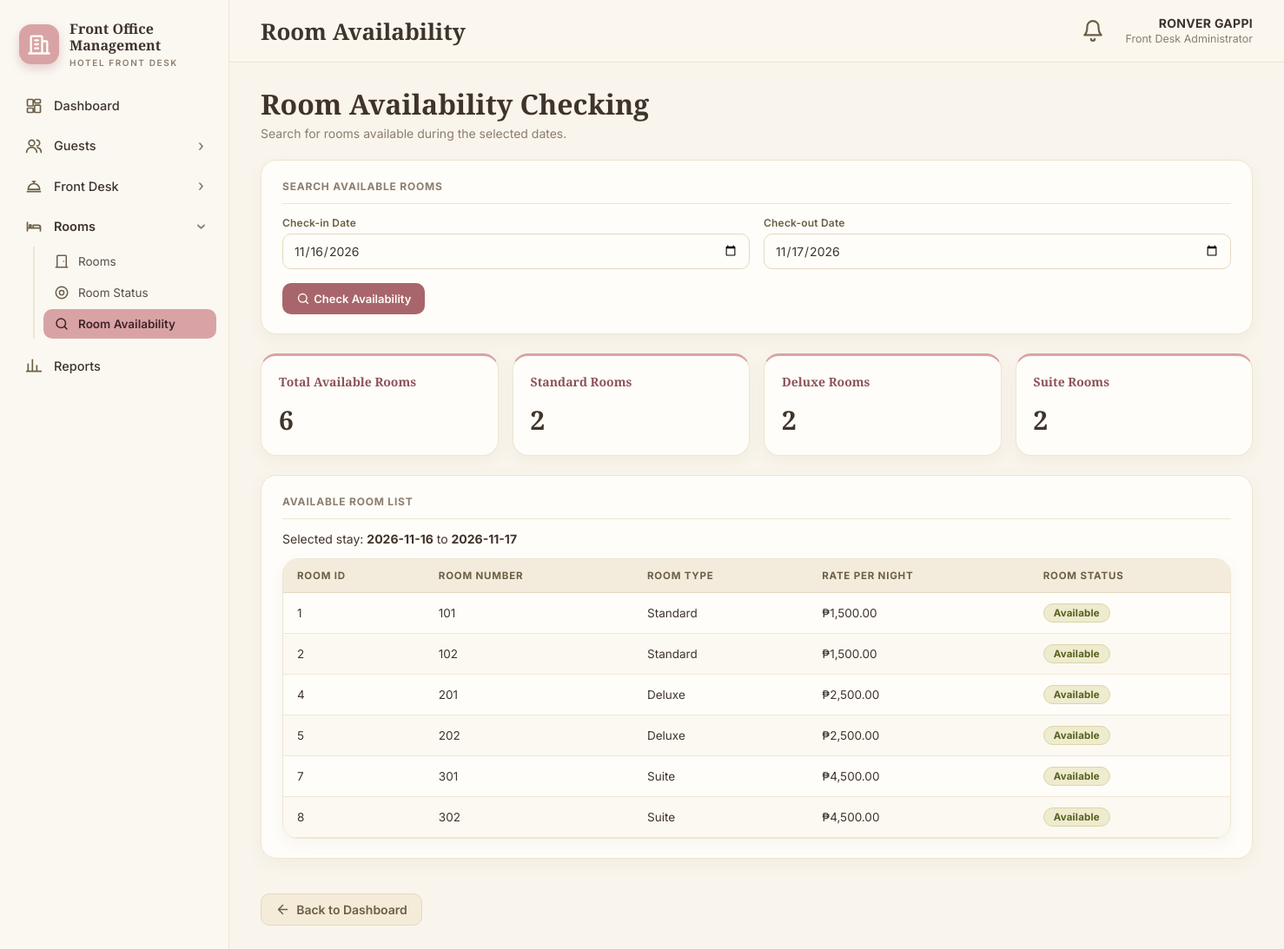
Page /room_availability/index.php on the committed database.
### tables this page shows
CREATE TABLE rooms (
    room_id      INT UNSIGNED NOT NULL AUTO_INCREMENT,
    room_number  VARCHAR(20)  NOT NULL,
    room_type    ENUM('Standard','Deluxe','Suite') NOT NULL DEFAULT 'Standard',
    rate         DECIMAL(10,2) NOT NULL DEFAULT 0.00,
    room_status  ENUM('Available','Occupied','Maintenance','Reserved','Cleaning')
                 NOT NULL DEFAULT 'Available',
    PRIMARY KEY (room_id),
    UNIQUE KEY uq_rooms_number (room_number),
    KEY idx_rooms_status (room_status)
);

### room_availability/index.php (the view, shortened to what this page needs)
<?php
require_once "../config/database.php";
$today = date("Y-m-d");
$checkIn = $_GET["check_in"] ?? $today;
$checkOut = $_GET["check_out"] ?? date(
    "Y-m-d",
    strtotime("+1 day")
);
$rooms = [];
$error = "";
$checkInDate = DateTime::createFromFormat("Y-m-d", $checkIn);
$checkOutDate = DateTime::createFromFormat("Y-m-d", $checkOut);
$validCheckIn = $checkInDate &&
    $checkInDate->format("Y-m-d") === $checkIn;
$validCheckOut = $checkOutDate &&
    $checkOutDate->format("Y-m-d") === $checkOut;
if (!$validCheckIn || !$validCheckOut) {
    $error = "Please select valid dates.";
} elseif ($checkIn < $today) {
    $error = "Check-in date cannot be in the past.";
} elseif ($checkOut <= $checkIn) {
    $error = "Check-out date must be after check-in date.";
} else {
    $stmt = $conn->prepare("
        SELECT
            rm.room_id,
            rm.room_number,
            rm.room_type,
            rm.rate,
            rm.room_status
        FROM rooms rm
        WHERE rm.room_status = 'Available'
        AND NOT EXISTS (
            SELECT 1
            FROM reservations r
            WHERE r.room_id = rm.room_id
              AND r.reservation_status IN (
                  'Pending',
                  'Confirmed',
                  'Checked-in'
              )
              AND r.check_in < ?
              AND r.check_out > ?
        )
        ORDER BY rm.room_number ASC
    ");
    $stmt->bind_param("ss", $checkOut, $checkIn);
    $stmt->execute();
    $result = $stmt->get_result();
    while ($row = $result->fetch_assoc()) {
        $rooms[] = $row;
    }
}
$standardCount = 0;
$deluxeCount = 0;
$suiteCount = 0;
foreach ($rooms as $room) {
    if ($room["room_type"] === "Standard") {
        $standardCount++;
    } elseif ($room["room_type"] === "Deluxe") {
        $deluxeCount++;
    } elseif ($room["room_type"] === "Suite") {
        $suiteCount++;
    }
}
$totalAvailable = count($rooms);
?>
<!DOCTYPE html>
<html lang="en">
<head>
</head>
<body>
<?php include __DIR__ . '/../includes/sidebar.php'; ?>
<div class="container">
    <h1>Room Availability Checking</h1>
    <p class="subtitle">
        Search for rooms available during the selected dates.
    </p>
    <div class="card">
        <h2>Search Available Rooms</h2>
        <form method="GET">
            <div class="search-grid">
                <div>
                    <label for="check_in">Check-in Date</label>
                    <input
                        type="date"
                        id="check_in"
                        name="check_in"
                        min="<?= htmlspecialchars($today) ?>"
                        value="<?= htmlspecialchars($checkIn) ?>"
                        required
                    >
                </div>
                <div>
                    <label for="check_out">Check-out Date</label>
                    <input
                        type="date"
                        id="check_out"
                        name="check_out"
                        min="<?= htmlspecialchars($today) ?>"
                        value="<?= htmlspecialchars($checkOut) ?>"
                        required
                    >
                </div>
                <div class="full-width">
                    <button type="submit">
                        <i class="ic i-search"></i> Check Availability
                    </button>
                </div>
            </div>
        </form>
    </div>
    <?php if ($error !== ""): ?>
        <div class="error">
            <?= htmlspecialchars($error) ?>
        </div>
    <?php else: ?>
        <div class="summary">
            <div class="summary-card">
                <h3>Total Available Rooms</h3>
                <div class="number"><?= $totalAvailable ?></div>
            </div>
            <div class="summary-card">
                <h3>Standard Rooms</h3>
                <div class="number"><?= $standardCount ?></div>
            </div>
            <div class="summary-card">
                <h3>Deluxe Rooms</h3>
                <div class="number"><?= $deluxeCount ?></div>
            </div>
            <div class="summary-card">
                <h3>Suite Rooms</h3>
                <div class="number"><?= $suiteCount ?></div>
            </div>
        </div>
        <div class="card">
            <h2>Available Room List</h2>
            <p>
                Selected stay:
                <strong><?= htmlspecialchars($checkIn) ?></strong>
                to
                <strong><?= htmlspecialchars($checkOut) ?></strong>
            </p>
            <div class="table-wrapper">
                <table>
                    <thead>
                        <tr>
                            <th>Room ID</th>
                            <th>Room Number</th>
                            <th>Room Type</th>
                            <th>Rate per Night</th>
                            <th>Room Status</th>
                        </tr>
                    </thead>
                    <tbody>
                    <?php if ($totalAvailable > 0): ?>
                        <?php foreach ($rooms as $room): ?>
                            <tr>
                                <td>
                                    <?= (int) $room["room_id"] ?>
                                </td>
                                <td>
                                    <?= htmlspecialchars($room["room_number"]) ?>
                                </td>
                                <td>
                                    <?= htmlspecialchars($room["room_type"]) ?>
                                </td>
                                <td>
                                    ₱<?= number_format(
                                        (float) $room["rate"],
                                        2
                                    ) ?>
                                </td>
                                <td class="available">
                                </td>
                            </tr>
                        <?php endforeach; ?>
                    <?php endif; ?>
                    </tbody>
                </table>
            </div>
        </div>
    <?php endif; ?>
    <a class="back" href="../index.php">
        <i class="ic i-arrow-left"></i> Back to Dashboard
    </a>
</div>
</body>
</html>

### includes/sidebar.php (shortened to what this page needs)
<?php
$hfoRoot    = realpath(__DIR__ . '/..');
$hfoScript  = realpath($_SERVER['SCRIPT_FILENAME'] ?? '') ?: '';
$hfoRel     = ltrim(str_replace('\\', '/', substr($hfoScript, strlen($hfoRoot))), '/');
$hfoDepth   = substr_count($hfoRel, '/');
$hfoBase    = str_repeat('../', $hfoDepth);
$hfoCurrent = $hfoDepth > 0 ? explode('/', $hfoRel)[0] : '';
$hfoUserName = 'Ronver Gappi';
$hfoUserRole = 'Front Desk Administrator';
$hfoGroups = [
    'Guests' => ['icon' => 'users', 'items' => [
        'guests'         => ['user', 'Guest Management'],
        'guest_history'  => ['history', 'Guest History'],
        'guest_requests' => ['clipboard', 'Guest Requests'],
    ]],
    'Front Desk' => ['icon' => 'concierge', 'items' => [
        'walk_in'               => ['log-in', 'Walk-in'],
        'checkin_checkout'      => ['key', 'Check-in / Check-out'],
        'stay_extension'        => ['calendar', 'Stay Extension'],
        'stay_guests'           => ['users', 'Stay Guests'],
        'early_late_management' => ['alarm', 'Early / Late Records'],
        'room_assignment'       => ['tag', 'Room Assignment'],
        'room_transfer'         => ['swap', 'Room Transfer'],
        'guest_folio'           => ['receipt', 'Guest Folio'],
    ]],
    'Rooms' => ['icon' => 'bed', 'items' => [
        'rooms'             => ['door', 'Rooms'],
        'room_status'       => ['circle-dot', 'Room Status'],
        'room_availability' => ['search', 'Room Availability'],
    ]],
    'Reports' => ['icon' => 'bar-chart', 'items' => [
        'reports' => ['bar-chart', 'Reports'],
    ]],
];
$hfoTitle = 'Dashboard';
foreach ($hfoGroups as $hfoGName => $hfoG) {
    foreach ($hfoG['items'] as $hfoDir => $hfoIt) {
        if ($hfoDir === $hfoCurrent) { $hfoTitle = $hfoIt[1]; }
    }
}
$hfoPending = 0;
try {
    if (isset($conn) && $conn instanceof mysqli) {
        $hfoRes = $conn->query("SELECT COUNT(*) AS c FROM guest_requests WHERE request_status IN ('Pending','In Progress')");
        if ($hfoRes) { $hfoPending = (int) $hfoRes->fetch_assoc()['c']; }
    }
} catch (Throwable $hfoErr) {
    $hfoPending = 0;
}
$hfoEsc = function ($v) { return htmlspecialchars((string) $v, ENT_QUOTES, 'UTF-8'); };
?>
<link rel="stylesheet" href="<?= $hfoEsc($hfoBase) ?>includes/icons.css">
<aside class="hfo-sidebar" aria-label="Main menu">
    <a class="hfo-brand" href="<?= $hfoEsc($hfoBase) ?>index.php">
        <span class="hfo-logo"><i class="ic i-hotel"></i></span>
        <span class="hfo-brandtxt"><b>Front Office Management</b><small>HOTEL FRONT DESK</small></span>
    </a>
    <div class="hfo-nav" role="navigation">
        <a class="hfo-link <?= $hfoCurrent === '' ? 'is-active' : '' ?>" href="<?= $hfoEsc($hfoBase) ?>index.php">
            <span class="hfo-ico"><i class="ic i-dashboard"></i></span>Dashboard
        </a>
        <?php foreach ($hfoGroups as $hfoGName => $hfoG): ?>
            <?php if (count($hfoG['items']) === 1):
                $hfoDir = array_key_first($hfoG['items']); ?>
                <a class="hfo-link <?= $hfoCurrent === $hfoDir ? 'is-active' : '' ?>"
                   href="<?= $hfoEsc($hfoBase . $hfoDir) ?>/">
                    <span class="hfo-ico"><i class="ic i-<?= $hfoEsc($hfoG['icon']) ?>"></i></span><?= $hfoEsc($hfoGName) ?>
                </a>
            <?php else:
                $hfoHasActive = array_key_exists($hfoCurrent, $hfoG['items']); ?>
                <details class="<?= $hfoHasActive ? 'has-active' : '' ?>" <?= $hfoHasActive ? 'open' : '' ?>>
                    <summary class="hfo-link">
                        <span class="hfo-ico"><i class="ic i-<?= $hfoEsc($hfoG['icon']) ?>"></i></span><?= $hfoEsc($hfoGName) ?>
                        <span class="hfo-chev">›</span>
                    </summary>
                    <div class="hfo-sub">
                        <?php foreach ($hfoG['items'] as $hfoDir => $hfoIt): ?>
                            <a class="hfo-sublink <?= $hfoCurrent === $hfoDir ? 'is-active' : '' ?>"
                               <?= $hfoCurrent === $hfoDir ? 'aria-current="page"' : '' ?>
                               href="<?= $hfoEsc($hfoBase . $hfoDir) ?>/">
                                <span class="hfo-ico"><i class="ic i-<?= $hfoEsc($hfoIt[0]) ?>"></i></span><?= $hfoEsc($hfoIt[1]) ?>
                            </a>
                        <?php endforeach; ?>
                    </div>
                </details>
            <?php endif; ?>
        <?php endforeach; ?>
    </div>
</aside>
<header class="hfo-appbar">
    <h1 class="hfo-title"><?= $hfoEsc($hfoTitle) ?></h1>
    <div class="hfo-right">
        <a class="hfo-bell" href="<?= $hfoEsc($hfoBase) ?>guest_requests/"
           title="<?= (int) $hfoPending ?> open guest request(s)"><i class="ic i-bell"></i><?php if ($hfoPending > 0): ?><span class="hfo-badge-n"><?= $hfoPending > 9 ? '9+' : (int) $hfoPending ?></span><?php endif; ?></a>
        <div class="hfo-userbox">
            <b><?= $hfoEsc($hfoUserName) ?></b>
            <small><?= $hfoEsc($hfoUserRole) ?></small>
        </div>
    </div>
</header>

### room_availability/index.php (style rules this page uses)
* { box-sizing: border-box; }
body { font-family: Arial, sans-serif; background: #FFFDF8; margin: 0; padding: 25px; color: #4B3F36; }
.container { max-width: 1150px; margin: auto; }
h1 { margin-bottom: 8px; }
.subtitle { color: #8B5258; margin-bottom: 25px; }
.card { background: #FFFDF8; border: 1px solid #E6DCC3; padding: 22px; border-radius: 8px; margin-bottom: 22px; box-shadow: 0 2px 8px #8B525812; }
.search-grid { display: grid; grid-template-columns: repeat(2, minmax(0, 1fr)); gap: 16px; }
label { display: block; font-weight: bold; margin-bottom: 7px; }
input { width: 100%; padding: 11px; border: 1px solid #D9CDAE; border-radius: 5px; }
button { padding: 11px 16px; background: #A8666C; color: #FFFDF8; border: none; border-radius: 5px; cursor: pointer; font-weight: bold; }
.full-width { grid-column: 1 / -1; }
.summary { display: grid; grid-template-columns: repeat(auto-fit, minmax(180px, 1fr)); gap: 16px; margin-bottom: 22px; }
.summary-card { background: #FFFDF8; border: 1px solid #E6DCC3; padding: 20px; border-radius: 8px; box-shadow: 0 2px 8px #8B525812; }
.summary-card h3 { font-size: 14px; color: #8B5258; margin-top: 0; }
.number { font-size: 28px; font-weight: bold; color: #4B3F36; }
.table-wrapper { overflow-x: auto; }
table { width: 100%; border-collapse: collapse; min-width: 650px; }
th, td { padding: 13px; border-bottom: 1px solid #E6DCC3; text-align: left; }
th { background: #C99A9A; color: #FFFDF8; }
.available { color: #5F6B3A; font-weight: bold; }
.back { display: inline-block; margin-top: 5px; color: #A8666C; text-decoration: none; }
body { color: #4B3F36; }
input, select, textarea { background-color: #FFFDF8; color: #4B3F36; }

### rows in the picture
rooms: room_id "1", room_number "101", room_type "Standard", rate "1,500.00"
rooms: room_id "2", room_number "102", room_type "Standard", rate "1,500.00"
rooms: room_id "4", room_number "201", room_type "Deluxe", rate "2,500.00"
rooms: room_id "5", room_number "202", room_type "Deluxe", rate "2,500.00"
rooms: room_id "7", room_number "301", room_type "Suite", rate "4,500.00"
rooms: room_id "8", room_number "302", room_type "Suite", rate "4,500.00"

### other values in the picture
$hfoEsc($hfoGName) "Guests"
$hfoEsc($hfoGName) "Front Desk"
$hfoEsc($hfoGName) "Rooms"
$hfoEsc($hfoIt[1]) "Rooms"
$hfoEsc($hfoIt[1]) "Room Status"
$hfoEsc($hfoIt[1]) "Room Availability"
$hfoEsc($hfoGName) "Reports"
$hfoEsc($hfoTitle) "Room Availability"
$hfoEsc($hfoUserName) "RONVER GAPPI"
$hfoEsc($hfoUserRole) "Front Desk Administrator"
$totalAvailable "6"
$standardCount "2"
$deluxeCount "2"
$suiteCount "2"
$checkOut "2026-11-17"
